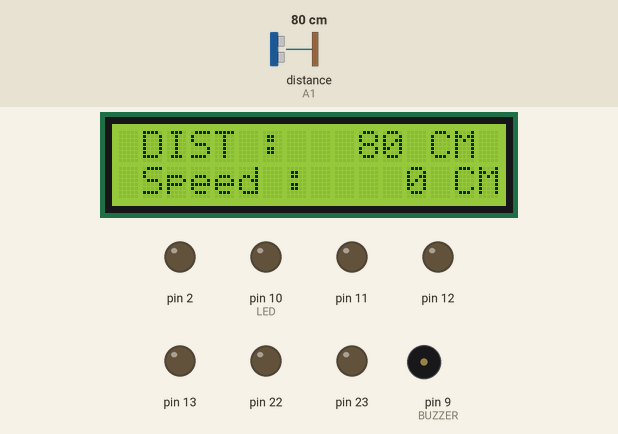
Recording of a sketch running on a simulated Arduino Uno, built with avr-gcc and run on an emulated ATmega328P. Parts: 16×2 character LCD, output pins drawn as LEDs (lit = HIGH), buzzer (waves = sounding). Wiring (inferred from the names in the program): ultrasonic range finder: trigger A0; echo A1. Dashed ring = blinking. Inputs (shaded band) come from the test bench; at power-on: distance to the obstacle (sensor on A1) 80 cm. The echo pulse lasts 58.3 µs per cm; pins used as bus, display or sensor lines are not drawn; what the sketch prints to the serial monitor is not drawn.

Above: at 1.2 s.
1.3 s: distance to the obstacle (sensor on A1) set to 2 cm
At 2.3 s:
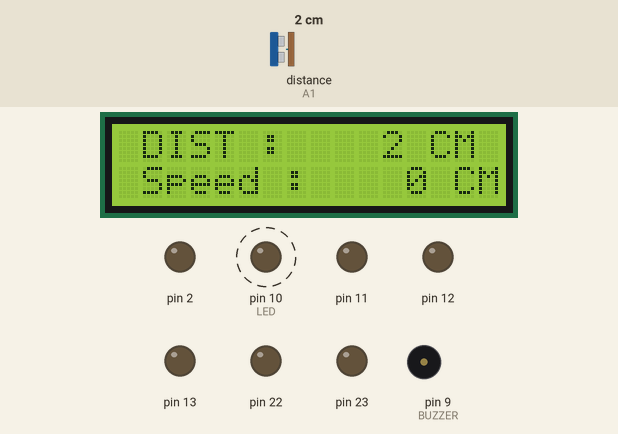
3.4 s: distance to the obstacle (sensor on A1) set to 9 cm
At 3.55 s:
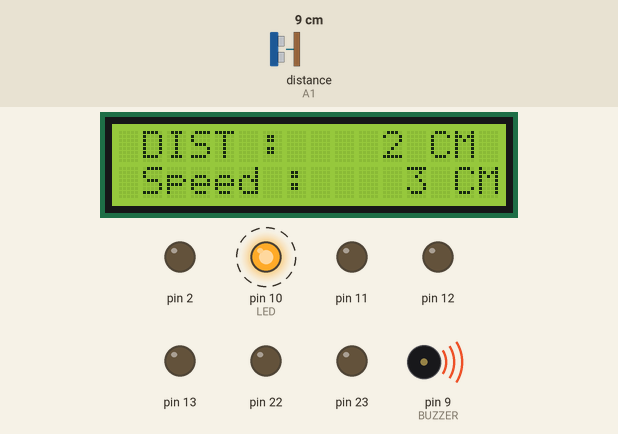
5.0 s: distance to the obstacle (sensor on A1) set to 18 cm
At 5.5 s:
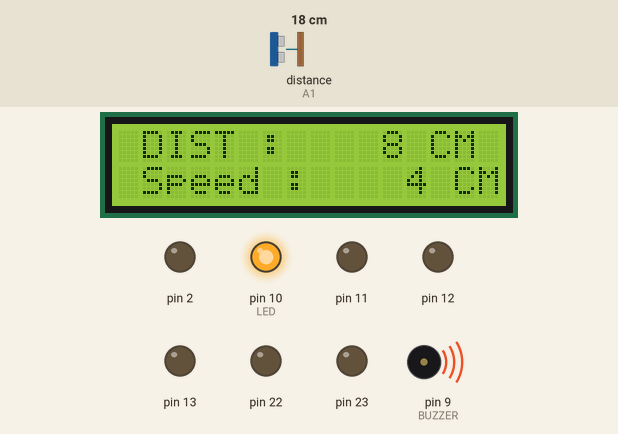
Timing chart, 0 to 13.1 s (numbered marks = the images above; inputs shaded):
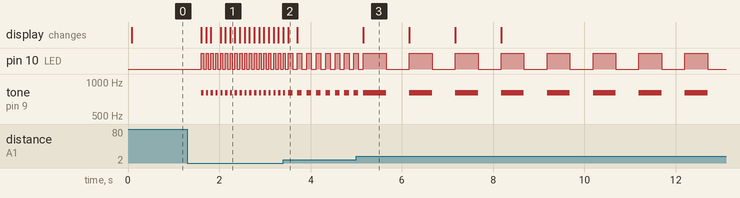

Measured:
- after the input at 1.3 s, pin 10 (LED): alternates HIGH for 0.05 s and LOW for 0.06 s, starting after 0.30 s; tone on pin 9 (BUZZER): alternates 800 Hz for 0.05 s and silent for 0.06 s, starting after 0.30 s; the display: first changes after 0.30 s (image 1 shows a later state)
- after the input at 3.4 s, pin 10 (LED): alternates HIGH for 0.10 s and LOW for 0.11 s, starting after 0.21 s; tone on pin 9 (BUZZER): alternates 800 Hz for 0.10 s and silent for 0.11 s, starting after 0.21 s; the display: changes after 0.11 s (image 2)
- after the input at 5.0 s, the display: changes after 0.15 s (image 3)
- what the display in image 3 shows lasts 1.0 s, from 5.2 s to 6.2 s

The sketch:

proj.ino
```cpp
#include <MsTimer2.h>
#include <LiquidCrystal.h>
#include <stdio.h>
#include <string.h>
#include <stdlib.h>
#include "my_arduino_lib.h"

#define trigPin A0
#define echoPin A1
#define BUZZER  9
#define LED    10

#define ring() tone(BUZZER, 800)

const int rs = 3, en = 4, d4 = 5, d5 = 6, d6 = 7, d7 = 8;
//const int BUZZER = 10;


LiquidCrystal lcd(rs, en, d4, d5, d6, d7);

int ad_buf1, ad_buf2;
char d_buf[20]; // 거리1
char d_buf2[20]; // 거리2
long dist1, dist2; // 거리1, 거리2
int spd, del = 100; // 속력

void setup() {
  pinMode(trigPin, OUTPUT);
  pinMode(echoPin, INPUT);

  DDRD = 0xff;
  DDRB = 0xff;
  // PORTD = 0x00;
  // PORTB = 0x00;

  Serial.begin(9600);
  //pinMode(BUZZER,OUTPUT);


  lcd.begin(16,2);

  // 거리 1 측정
  digitalWrite(trigPin,HIGH);
  delayMicroseconds(10);
  digitalWrite(trigPin,LOW);

  dist1 = pulseIn(echoPin,HIGH) / 58;
}

void loop() {
  // put your main code here, to run repeatedly:

  // 거리2 측정
  digitalWrite(trigPin,HIGH);
  delayMicroseconds(10);
  digitalWrite(trigPin,LOW);

  dist2 = pulseIn(echoPin,HIGH) / 58;


  // 거리출력
  Serial.print(dist2,DEC); //DEC == 10진수
  Serial.println("CM");
  lcd.setCursor(0, 0);
  sprintf(d_buf," DIST : %4d CM",dist1);
  lcd.print(d_buf);

  //속력출력 -- 추후 시간 조정 필요

  // 속력 계산
  if(dist2>dist1) spd = (dist2-dist1)/2;
  else spd = (dist1-dist2)/2;
  // 출력
  lcd.setCursor(0, 1);
  sprintf(d_buf2," Speed : %4d CM/S",spd);

  lcd.print(d_buf2);
  dist1 = dist2;

  if(dist2<10)
  {
    del = 10;
  }

  // led & buzze
  if (dist2 < 5) {
    digitalWrite(LED, ON);
    ring();
    delay(50);
    digitalWrite(LED, OFF);
    noTone(BUZZER);
    delay(50);
  }
  else if (dist2 < 10) {
    digitalWrite(LED, ON);
    ring();
    delay(100);
    digitalWrite(LED, OFF);
    noTone(BUZZER);
    delay(100);
  } else if (dist2 < 30) {
    digitalWrite(LED, ON);
    ring();
    delay(500);
    digitalWrite(LED, OFF);
    noTone(BUZZER);
    delay(500);
  } else delay (500);

}
```

my_arduino_lib.h
```cpp
#ifndef MY_ARDUINO_LIB_H
#define MY_ARDUINO_LIB_H

#define LED1 0
#define LED2 1
#define LED3 2
#define LED4 3
#define LED5 4
#define LED6 5
#define LED7 6
#define LED8 7

#define ON    1
#define OFF   0
#define _ON   0
#define _OFF  1

#define bit_set(ADDRESS, BIT) (ADDRESS |= (1<<BIT)) // bit high
#define bit_clr(ADDRESS, BIT) (ADDRESS &= ~(1<<BIT))  // bit low
#define bit_chk(ADDRESS, BIT) (ADDRESS & (1<<BIT))    // bit check
#define bit_tg(PORT, BIT) (PORT ^= (1<<BIT))    //bit toggle

#define d_out(pin, value) digitalWrite(pin, value)

void byte_out(unsigned char data)
{
  d_out(LED1, data % 2);        // bit 0 = lsb
  d_out(LED2, data / 2 % 2);    // bit 1
  d_out(LED3, data / 4 % 2);    // bit 2
  d_out(LED4, data / 8 % 2);    // bit 3
  d_out(LED5, data / 16 % 2);   // bit 4
  d_out(LED6, data / 32 % 2);   // bit 5
  d_out(LED7, data / 64 % 2);   // bit 6
  d_out(LED8, data / 128 % 2);  // bit 7 = msb

}

#endif

//사용법
// d_out(LED1, ON);
// bit_set(PORTD, 5);
// bit_clr(PORTD, 3);
// if(bit_chk(PIND, 3)) {}
// bit_tg(PORTD, 0);
```
